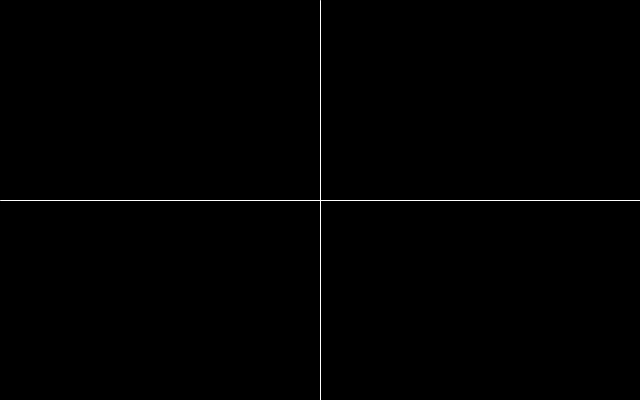
Frame 1 (no input)
Frame 60 (the mouse pressed at the canvas centre just before this capture): identical to frame 1, image omitted
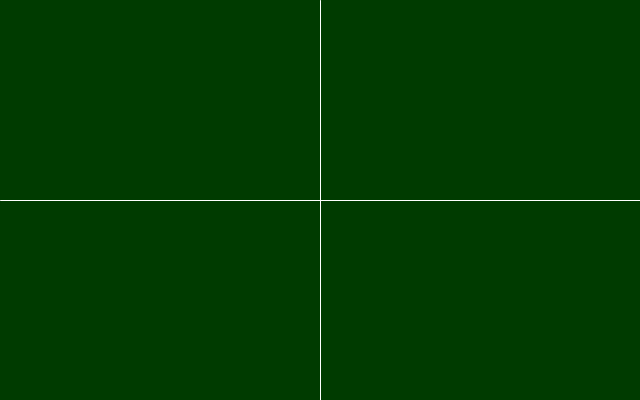
Frame 120 (the mouse held since frame 60 and released just before this capture)

The Processing sketch that drew these frames (run headless with seeded random() and noise(); from frame 60 on, the mouse is pressed at the canvas centre):

// Processing sketch: Colors
// ── Colors.pde
// Colors are 0 by default.
float r = 0;
float g = 0;
float b = 0;
void setup() 
{
  size(640,400);
}
void draw() 
{
  // r  is Red, g is Green, b is Blue
  background(r,g,b);
  stroke(255);
  // I added perpendicular white lines no matter what height or width it might be.
  line(width/2,0,width/2,height);
  line(0,height/2,width,height/2);
  // If mouse is pointed on the top-right side, the screen turns red. I made sure to make the blue fade.
  if(mouseX > width/2 && mouseY < height/2) 
  {
    r = r + 1;
    b = b - 1;
  }
  // If mouse is pointed on the bottom-left side, the screen turns blue. I made sure to make the red fade  
  else if(mouseX < width/2 && mouseY > height/2) 
  {
    b = b + 1;
    r = r - 1;
  }
  // If mouse is pointed on the bottom-right side, the screen turns red and blue at the same time.
  else if(mouseX > width/2 && mouseY > height/2) {
    r = r + 1;
    b = b + 1;
    }
  // Any place besides the ones I mentioned will turn the screen black.
  else 
  {
    r = r - 1;
    b = b - 1;
  }
  // If the left mouse button is being held, the screen turns green. With this, pointing at the specified spots will combine the colors.
  if (mousePressed == true) 
  {
    g = g + 1; 
  }
  // If the left mouse is not being held, the green screen would fade.
  else if (mousePressed == false) {
    g = g - 1;
  }
  // Not sure why this works, but it works. I'm guessing it's to make sure that it will work, but I don't know.
  if (r > 255) {r = 255;} 
  else if (r < 0) {r = 0;}
  if (b > 255) {b = 255;} 
  else if (b < 0) {b = 0;}
  if (g > 255) {g = 255;}
  else if (g < 0) {g = 0;}
}
